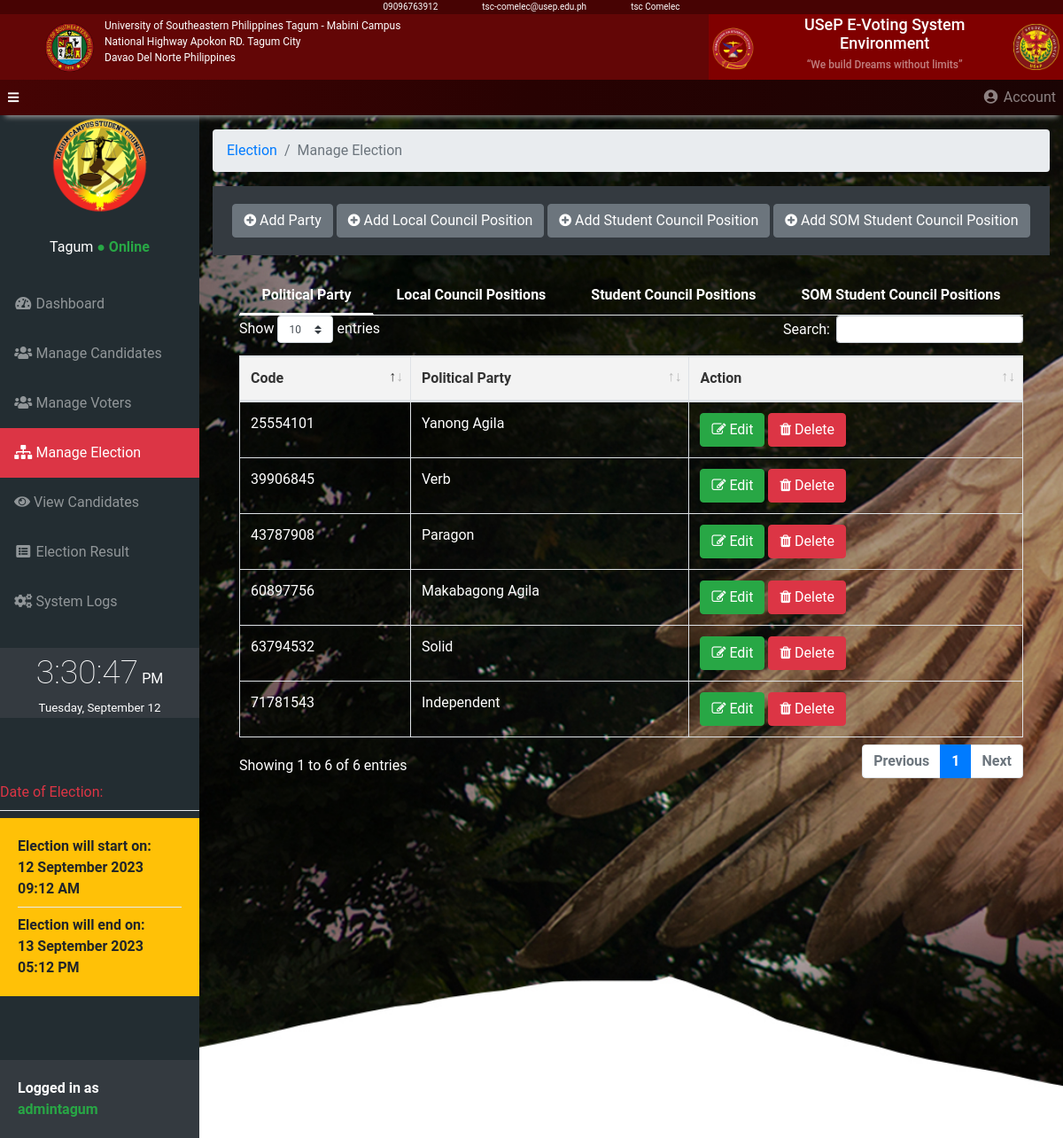
Screenshot of /admin/manage_election.php (signed in) with the database file from the repository.
### tables this page shows
CREATE TABLE IF NOT EXISTS `tbelectiondate` (
  `id` int UNSIGNED NOT NULL AUTO_INCREMENT,
  `start_date` varchar(50) NOT NULL,
  `end_date` varchar(50) NOT NULL,
  `start_time` varchar(50) NOT NULL,
  `end_time` varchar(50) NOT NULL,
  PRIMARY KEY (`id`)
);

CREATE TABLE IF NOT EXISTS `tbparty` (
  `id` int UNSIGNED NOT NULL AUTO_INCREMENT,
  `code` varchar(50) NOT NULL,
  `campus` varchar(50) NOT NULL,
  `party_name` varchar(150) NOT NULL,
  PRIMARY KEY (`id`)
);

### src/includes/add_org_add.php (called while the page is built, shortened)
<?php
  $campus = $_SESSION['campus'];
  $conn = new mysqli(DB_HOST,DB_USER,DB_PASS,DB_NAME);
  $query  = "SELECT * FROM tbparty where campus = '$campus'";
  $party = array();
  $result = mysqli_query($conn,$query);
  while ($row = mysqli_fetch_assoc($result)) {
    $party[] = $row;
  }
?>
<?php
  $conn = new mysqli(DB_HOST,DB_USER,DB_PASS,DB_NAME);
  $query  = "SELECT * FROM tbelectiondate";
  $dates = array();
  $result = mysqli_query($conn,$query);
  while ($row = mysqli_fetch_assoc($result)) {
    $dates[] = $row;
  }
?>

### src/admin/manage_election.php (the view, shortened to what this page needs)
<?php
    include '../includes/add_org_add.php';
?>
<!DOCTYPE html>
<html lang="en">
  <head>
    <link href="../vendor/bootstrap/css/bootstrap.min.css" rel="stylesheet">
    <link href="../vendor/fontawesome-free/css/all.min.css" rel="stylesheet" type="text/css">
    <link href="../vendor/datatables/dataTables.bootstrap4.css" rel="stylesheet">
    <link href="../css/sb-admin.css" rel="stylesheet">
    <link href="https://cdnjs.cloudflare.com/ajax/libs/font-awesome/4.3.0/css/font-awesome.css" rel="stylesheet"  type='text/css'>
    <link rel="stylesheet" href="../css/tab.css">
    <link rel="stylesheet" href="../css/add_org.css">
    <link rel="stylesheet" href="../css/toastr.css">
    <link rel="stylesheet" href="../css/time.css">
      <link rel="stylesheet" href="../headerStyle.css">
  </head>
  <body id="page-top">
  <div class="header container-fluid d-flex justify-content-center">
      <div class="d-flex text-white">
          <p>09096763912</p>
          <p class="center-Text">tsc-comelec@usep.edu.ph</p>
          <p>tsc Comelec</p>
      </div>
  </div>
  <div class="main-header container-fluid">
      <div class="row header-main">
          <div class="col-md-8 px-5  text-white d-flex align-content-center align-items-center ">
              <img class="img_logo img-fluid d-none d-md-block" id="logo" src="../img/usep_logo.png" alt="">
              <p class="pt-1 d-none d-md-block">University of Southeastern Philippines Tagum - Mabini Campus <br> National Highway Apokon RD. Tagum City <br>Davao Del Norte Philippines</p>
          </div>
          <div class="col-md-4 p-0 text-white d-flex justify-content-center align-items-center text-center" style="background-color: maroon;">
              <img id="logo" class="img_logo p-1 img-fluid" src="../img/comelec_logo.png" alt="">
              <p class="h1" style="font-size: 18px;margin-right: 10px;">USeP E-Voting System Environment  <br><q class="h6 text-white-50" style="font-size: 12px;">We build Dreams without limits</q></p>
              <img class="img_logo p-1" src="../img/tsc_logo.png" alt="">
          </div>
      </div>
  </div>
  <nav class="navbar navbar-expand navbar-dark static-top p-0" style="background: rgb(138,53,53);
  background: linear-gradient(90deg, rgb(70,4,4) 0%, rgb(40,2,2) 50%, rgb(26,4,4) 100%);
  -webkit-box-shadow: 0 8px 6px -6px #999;
  -moz-box-shadow: 0 8px 6px -6px #999;
  box-shadow: 0 8px 6px -6px #999;">
      <button class="btn btn-link btn-sm text-white order-1 order-sm-0" id="sidebarToggle" href="#">
          <i class="fas fa-bars"></i>
      </button>
       <ul class="navbar-nav ml-auto ml-md-12">
        <li class="nav-item dropdown no-arrow">
          <a class="nav-link dropdown-toggle" href="#" id="userDropdown" role="button" data-toggle="dropdown" aria-haspopup="true" aria-expanded="false">
            <i class="fas fa-user-circle fa-fw"></i> Account
          </a>
        </li>
      </ul>
    </nav>
    <div id="wrapper" style=" background:url('../img/usep_bkg.jpg'); background-repeat: no-repeat; background-size: cover ">
      <ul class="sidebar navbar-nav">
      <li class="text-center">
            <?php echo '<img width="50%" src="../img/campus_admin_logo/'.$_SESSION['campus'].'.png'.'"/>' ?><br><br>
            <span class="text-white "><?php if(isset($_SESSION['loggedName'])) echo ($_SESSION['loggedName']) ?></span> <span class="text-success font-weight-bold">● Online</span>
          </li><br>
        <li class="nav-item">
          <a class="nav-link" href="../admin/home.php">
            <i class="fas fa-fw fa-tachometer-alt"></i>
            <span>Dashboard</span>
          </a>
        </li>
        <li class="nav-item">
          <a class="nav-link" href="../admin/manage_candidate.php">
            <i class="fas fa-fw fa-users"></i>
            <span>Manage Candidates</span></a>
        </li>
        <li class="nav-item">
          <a class="nav-link" href="../admin/manage_voter.php">
            <i class="fas fa-fw fa-users"></i>
            <span>Manage Voters</span></a>
        </li>
        <li class="nav-item active bg-danger">
          <a class="nav-link" href="../admin/manage_election.php">
            <i class="fas fa-fw fa-sitemap"></i>
            <span>Manage Election</span></a>
        </li>
        <li class="nav-item">
          <a class="nav-link" href="../admin/view_nominees.php">
           <i class="fas fa-eye"></i>
            <span>View Candidates</span></a>
        </li>
        <li class="nav-item">
          <a class="nav-link" href="../admin/election_result.php">
            <i class="fas fa-fw fa-list-alt"></i>
            <span>Election Result</span></a>
        </li>
        <li class="nav-item">
          <a class="nav-link" href="../admin/system_logs.php">
            <i class="fas fa-fw fa-cogs"></i>
            <span>System Logs</span></a>
        </li>
        <br>
        <div class="nav-item">
          <div class="time bg-dark">
          <span class="hms"></span>
          <span class="ampm"></span>
          <br>
          <span class="date"></span>
      </div>
        </div>
        <br><br><br>
        <li class="nav-item">
        <?php foreach($dates as $date) :  ?>
        <span class="text-danger font-weigh-bold">Date of Election: </span>
        <div class="dropdown-divider"></div>
          <div class="card-body bg-warning font-weight-bold">
            <span>Election will start on: <br> <?= $date['start_date']." ".$date['start_time'] ?> </span>
            <div class="dropdown-divider"></div>
            <span>Election will end on: <br> <?= $date['end_date']." ".$date['end_time']  ?></span>
          </div>
          <?php endforeach ?>
        </li>
        <br><br><br>
        <li>
          <footer>
          <div class="card-body bg-dark text-white font-weight-bold">Logged in as <br><span class="text-success"><?php if(isset($_SESSION['username'])) echo strtolower($_SESSION['username']) ?></span></div>
          </footer>
        </li>
      </ul>
      <div id="content-wrapper">
      <div class="container-fluid text-white">
       <ol class="breadcrumb">
            <li class="breadcrumb-item">
              <a href="#">Election</a>
            </li>
            <li class="breadcrumb-item active">Manage Election</li>
          </ol>
       <div class="col-12 card-body text-center bg-dark text-white">
        <button class="btn btn-secondary" data-toggle="modal" data-target="#addModal"><i class="fa fa-plus-circle" aria-hidden="true"></i>
          Add Party</button>
        <button class="btn btn-secondary" data-toggle="modal" data-target="#addPositionModal"><i class="fa fa-plus-circle" aria-hidden="true"></i> Add Local Council Position</button>
        <button class="btn btn-secondary" data-toggle="modal" data-target="#addCouncilPositionModal"><i class="fa fa-plus-circle" aria-hidden="true"></i> Add Student Council Position</button>
           <button class="btn btn-secondary" data-toggle="modal" data-target="#addSOMCouncilPositionModal"><i class="fa fa-plus-circle" aria-hidden="true"></i> Add SOM Student Council Position</button>
       </div>
      <br>
    <div>
    <div class="container">
    <div class="row">
    <div class="col">
    <section id="tabs" class="project-tab">
            <div class="container">
                <div class="row">
                    <div class="col-md-12">
                        <nav>
                            <div class="nav nav-tabs nav-fill" id="nav-tab" role="tablist" >
                                <a class="nav-item nav-link active text-white" id="nav-oarty-tab" data-toggle="tab" href="#nav-party" role="tab" aria-controls="nav-party" aria-selected="true">Political Party</a>
                                <a class="nav-item nav-link text-white" id="nav-position-tab" data-toggle="tab" href="#nav-position" role="tab" aria-controls="nav-position" aria-selected="false">Local Council Positions</a>
                                <a class="nav-item nav-link text-white" id="nav-council-tab" data-toggle="tab" href="#nav-council" role="tab" aria-controls="nav-council" aria-selected="false">Student Council Positions</a>
                                <a class="nav-item nav-link text-white" id="nav-council-som-tab" data-toggle="tab" href="#nav-council-som" role="tab" aria-controls="nav-council-som" aria-selected="false">SOM Student Council Positions</a>
                            </div>
                        </nav>
                        <div class="tab-content" id="nav-tabContent">
                            <div class="tab-pane fade show active text-white" id="nav-party" role="tabpanel" aria-labelledby="nav-party-tab">
                            <table id="partyTB" class="table table-bordered text-white" >
                            <thead>
                            <tr>
                              <th>Code</th>
                              <th>Political Party</th>
                              <th>Action</th>
                            </tr>
                          </thead>
                          <tbody>
                          <?php foreach($party as $poliParty) :  ?>
                          <tr>
                                <td><?= $poliParty['code']; ?></td>
                                <td><?= $poliParty['party_name']; ?></td>
                                <td></td>
                                </tr>
                            <?php endforeach; ?>
                            </tbody>
                            </table>
                            </div>
                        </div>
                    </div>
                </div>
            </div>
        </section>
    </div>
    </div>
    </div>
    </div>
  </div>
  </div>
  </div>
    <link href="https://unpkg.com/gijgo@1.9.13/css/gijgo.min.css" rel="stylesheet" type="text/css" />
</body>
</html>

### src/css/sb-admin.css (style rules this page uses)
html { position: relative; min-height: 100%; }
body { height: 100%; font-family: 'Roboto', sans-serif; }
#wrapper { display: -webkit-box; display: -ms-flexbox; display: flex; }
#wrapper #content-wrapper { overflow-x: hidden; width: 100%; padding-top: 1rem; padding-bottom: 80px; }
.navbar-nav .nav-item.active .nav-link { color: #fff; }
.navbar-nav .nav-item.dropdown .dropdown-toggle::after { width: 1rem; text-align: center; float: right; vertical-align: 0; border: 0; font-weight: 900; content: '\f105'; font-family: 'Font Awesome 5 Free', serif; }
.navbar-nav .nav-item.dropdown.no-arrow .dropdown-toggle::after { display: none; }
.navbar { background: rgb(138,53,53); background: linear-gradient(90deg, rgba(138,53,53,1) 0%, rgba(138,53,53,1) 35%, rgba(209,104,104,1) 100%); -webkit-box-shadow: 0 8px 6px -6px #999; -moz-box-shadow: 0 8px 6px -6px #999; box-shadow: 0 8px 6px -6px #999; padding: 10px; }
.sidebar { width: 90px !important; background: #232D32; min-height: calc(100vh - 56px); }
.sidebar .nav-item .nav-link { text-align: center; padding: 0.75rem 1rem; width: 90px; }
.sidebar .nav-item .nav-link span { font-size: 0.65rem; display: block; }
.sidebar .nav-item .nav-link { color: rgba(255, 255, 255, 0.5); }
@media (min-width: 768px) { .sidebar { width: 225px !important; } }
@media (min-width: 768px) { .sidebar .nav-item .nav-link { display: block; width: 100%; text-align: left; padding: 1rem; width: 225px; } }
@media (min-width: 768px) { .sidebar .nav-item .nav-link span { font-size: 1rem; display: inline; } }
:root { --input-padding-x: 0.75rem; --input-padding-y: 0.75rem; }

### src/css/tab.css (style rules this page uses)
.project-tab #tabs .nav-tabs .nav-item.show .nav-link, .nav-tabs .nav-link.active { color: #A24D4D; background-color: transparent; border-color: transparent transparent #f3f3f3; border-bottom: 3px solid !important; font-size: 16px; font-weight: bold; }
.project-tab .nav-link { border: 1px solid transparent; border-top-left-radius: .25rem; border-top-right-radius: .25rem; color: gray; font-size: 16px; font-weight: 600; }
.project-tab thead { background: #f3f3f3; color: #333; }
.project-tab a { text-decoration: none; color: #333; font-weight: 600; }

### src/css/time.css (style rules this page uses)
.time { color: #fff; text-align: center; }
.hms { font-size: 28pt; font-weight: 200; }
.ampm { font-size: 12pt; }
.date { font-size: 10pt; }

### src/headerStyle.css (style rules this page uses)
* { margin: 0; padding: 0; }
body { position: relative; }
.header { width: 100%; height: 2vh; background-color: rgb(71, 3, 3); position: relative; }
.header .center-Text { font-size: 10px; margin-right: 50px; margin-left: 50px; }
.header p { font-size: 10px; }
.main-header { width: 100%; position: relative; -webkit-box-shadow: 0 8px 6px -6px #999; -moz-box-shadow: 0 8px 6px -6px #999; box-shadow: 0 8px 6px -6px #999; }
.img_logo { width: 60px; height:60px; }
.main-header p { font-size: 12px; margin-left: 10px; }
.header-main { background-color: rgb(99, 6, 6); position: relative; }

### rows the page displays
tbelectiondate: start_date "12 September 2023", start_time "09:12 AM", end_date "13 September 2023", end_time "05:12 PM"
tbparty: code "71781543", party_name "Independent"
tbparty: code "25554101", party_name "Yanong Agila"
tbparty: code "63794532", party_name "Solid"
tbparty: code "43787908", party_name "Paragon"
tbparty: code "60897756", party_name "Makabagong Agila"
tbparty: code "39906845", party_name "Verb"

### other values shown
$_SESSION['loggedName'] "Tagum"
$_SESSION['username'] "admintagum"
